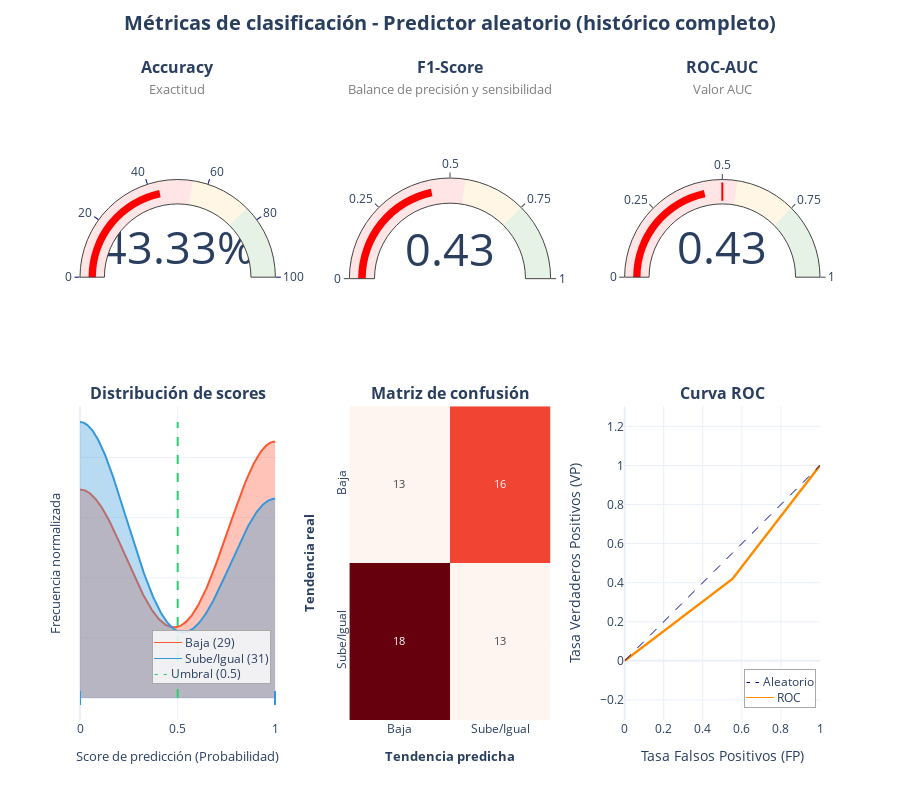

Notebook code cell kept with this figure:
### Code cell
# Enfoque 1: Usar todo el histórico para el predictor aleatorio
print("\nEnfoque 1: Predictor basado en todo el histórico")
proporcion_sube_completo = train_data['Trend'].mean() 
print(f" - Proporción de días que sube o se mantiene el precio: {proporcion_sube_completo:.3f}") 
print(f" - Proporción de días que baja el precio: {1-proporcion_sube_completo:.3f}\n") 

# Crear predicciones aleatorias basadas en todo el histórico
predicciones_aleatorias_completo = np.random.choice(
    [0, 1], 
    size=len(test_data), 
    p=[1-proporcion_sube_completo, proporcion_sube_completo]
)

# Imprimir resultados del enfoque 1
printMetricsClassification(y_test, predicciones_aleatorias_completo, "Predictor aleatorio (histórico completo)")

### Figure 1 — Plotly figure (JSON) as saved in the notebook; plotly's stock layout.template omitted (floating-point values rounded to 4 significant figures; data arrays with more than 128 entries replaced by an {"elided": "..."} marker saying what was removed)
{"data": [{"domain": {"x": [0, 0.264], "y": [0.586, 1]}, "gauge": {"axis": {"range": [0, 100], "tickcolor": "darkblue", "tickwidth": 1}, "bar": {"color": "red", "thickness": 0.3}, "bgcolor": "white", "steps": [{"color": "rgba(255, 0, 0, 0.1)", "range": [0, 55]}, {"color": "rgba(255, 165, 0, 0.1)", "range": [55, 75]}, {"color": "rgba(0, 128, 0, 0.1)", "range": [75, 100]}]}, "mode": "gauge+number", "number": {"font": {"size": 45}, "suffix": "%", "valueformat": ".2f"}, "type": "indicator", "value": 43.33}, {"domain": {"x": [0.364, 0.636], "y": [0.586, 1]}, "gauge": {"axis": {"range": [0, 1], "tickvals": [0, 0.25, 0.5, 0.75, 1], "tickwidth": 1}, "bar": {"color": "red", "thickness": 0.3}, "bgcolor": "white", "steps": [{"color": "rgba(255, 0, 0, 0.1)", "range": [0, 0.55]}, {"color": "rgba(255, 165, 0, 0.1)", "range": [0.55, 0.75]}, {"color": "rgba(0, 128, 0, 0.1)", "range": [0.75, 1]}]}, "mode": "gauge+number", "number": {"font": {"color": "#2A3F5F", "size": 45}, "valueformat": ".2f"}, "type": "indicator", "value": 0.4333}, {"domain": {"x": [0.736, 1], "y": [0.586, 1]}, "gauge": {"axis": {"range": [0, 1], "tickvals": [0, 0.25, 0.5, 0.75, 1], "tickwidth": 1}, "bar": {"color": "red", "thickness": 0.3}, "bgcolor": "white", "steps": [{"color": "rgba(255, 0, 0, 0.1)", "range": [0, 0.55]}, {"color": "rgba(255, 165, 0, 0.1)", "range": [0.55, 0.75]}, {"color": "rgba(0, 128, 0, 0.1)", "range": [0.75, 1]}], "threshold": {"line": {"color": "red", "width": 2}, "thickness": 0.75, "value": 0.5}}, "mode": "gauge+number", "number": {"font": {"size": 45}, "valueformat": ".2f"}, "type": "indicator", "value": 0.4338}, {"fill": "tozeroy", "fillcolor": "rgba(255, 87, 51, 0.35)", "hovertemplate": "<b>Baja</b><br>F.Normalizada: %{y:.2f}<extra></extra>", "line": {"color": "#FF5733", "width": 2}, "mode": "lines", "name": "Baja", "type": "scatter", "x": {"elided": "500 float values"}, "xaxis": "x", "y": {"elided": "500 float values"}, "yaxis": "y"}, {"fill": "tozeroy", "fillcolor": "rgba(52, 152, 219, 0.35)", "hovertemplate": "<b>Sube/Igual</b><br>F.Normalizada: %{y:.2f}<extra></extra>", "line": {"color": "#3498DB", "width": 2}, "mode": "lines", "name": "Sube/Igual", "type": "scatter", "x": {"elided": "500 float values"}, "xaxis": "x", "y": {"elided": "500 float values"}, "yaxis": "y"}, {"hoverinfo": "skip", "marker": {"color": "#FF5733", "line": {"width": 2}, "size": 10, "symbol": "line-ns-open"}, "mode": "markers", "name": "Baja Points", "type": "scatter", "x": [1, 0, 1, 0, 1, 0, 1, 0, 1, 1, 1, 0, 0, 1, 1, 0, 1, 1, 1, 1, 1, 0, 0, 0, 0, 0, 0, 1, 1], "xaxis": "x", "y": [0, 0, 0, 0, 0, 0, 0, 0, 0, 0, 0, 0, 0, 0, 0, 0, 0, 0, 0, 0, 0, 0, 0, 0, 0, 0, 0, 0, 0], "yaxis": "y"}, {"hoverinfo": "skip", "marker": {"color": "#3498DB", "line": {"width": 2}, "size": 10, "symbol": "line-ns-open"}, "mode": "markers", "name": "Sube/Igual Points", "type": "scatter", "x": [1, 0, 0, 1, 0, 1, 0, 1, 0, 0, 0, 0, 1, 1, 0, 1, 1, 0, 0, 1, 0, 0, 1, 0, 0, 1, 1, 0, 1, 0, 0], "xaxis": "x", "y": [0, 0, 0, 0, 0, 0, 0, 0, 0, 0, 0, 0, 0, 0, 0, 0, 0, 0, 0, 0, 0, 0, 0, 0, 0, 0, 0, 0, 0, 0, 0], "yaxis": "y"}, {"colorscale": [[0, "rgb(255,245,240)"], [0.125, "rgb(254,224,210)"], [0.25, "rgb(252,187,161)"], [0.375, "rgb(252,146,114)"], [0.5, "rgb(251,106,74)"], [0.625, "rgb(239,59,44)"], [0.75, "rgb(203,24,29)"], [0.875, "rgb(165,15,21)"], [1, "rgb(103,0,13)"]], "hoverinfo": "skip", "showscale": false, "text": [[13, 16], [18, 13]], "textfont": {"size": 11}, "texttemplate": "%{text}", "type": "heatmap", "x": ["Baja", "Sube/Igual"], "xaxis": "x2", "y": ["Baja", "Sube/Igual"], "yaxis": "y2", "z": [[13, 16], [18, 13]]}, {"hovertemplate": "FP: %{x:.2f}<br>VP: %{y:.2f}<extra></extra>", "line": {"color": "darkorange", "width": 2.5}, "mode": "lines", "name": "ROC (AUC=0.43)", "type": "scatter", "x": [0, 0.5517, 1], "xaxis": "x3", "y": [0, 0.4194, 1], "yaxis": "y3"}, {"hoverinfo": "skip", "line": {"color": "navy", "dash": "dash", "width": 1}, "mode": "lines", "name": "Aleatorio", "type": "scatter", "x": [0, 1], "xaxis": "x3", "y": [0, 1], "yaxis": "y3"}], "layout": {"annotations": [{"font": {"size": 16}, "showarrow": false, "text": "<span style='font-size:16'><b>Accuracy</b></span><br><span style='font-size:13;color:gray'>Exactitud</span>", "x": 0.132, "xanchor": "center", "xref": "paper", "y": 1, "yanchor": "bottom", "yref": "paper"}, {"font": {"size": 16}, "showarrow": false, "text": "<span style='font-size:16'><b>F1-Score</b></span><br><span style='font-size:13;color:gray'>Balance de precisión y sensibilidad</span>", "x": 0.5, "xanchor": "center", "xref": "paper", "y": 1, "yanchor": "bottom", "yref": "paper"}, {"font": {"size": 16}, "showarrow": false, "text": "<span style='font-size:16'><b>ROC-AUC</b></span><br><span style='font-size:13;color:gray'>Valor AUC</span>", "x": 0.868, "xanchor": "center", "xref": "paper", "y": 1, "yanchor": "bottom", "yref": "paper"}, {"font": {"size": 16}, "showarrow": false, "text": "<span style='font-size:16'><b>Distribución de scores</b></span>", "x": 0.132, "xanchor": "center", "xref": "paper", "y": 0.506, "yanchor": "bottom", "yref": "paper"}, {"font": {"size": 16}, "showarrow": false, "text": "<span style='font-size:16'><b>Matriz de confusión</b></span>", "x": 0.5, "xanchor": "center", "xref": "paper", "y": 0.506, "yanchor": "bottom", "yref": "paper"}, {"font": {"size": 16}, "showarrow": false, "text": "<span style='font-size:16'><b>Curva ROC</b></span>", "x": 0.868, "xanchor": "center", "xref": "paper", "y": 0.506, "yanchor": "bottom", "yref": "paper"}, {"align": "left", "bgcolor": "rgba(255,255,255,0.8)", "bordercolor": "darkgrey", "borderwidth": 1, "showarrow": false, "text": "<span style='color:#FF5733; font-size:1.2em;'>──</span> Baja (29)<br><span style='color:#3498DB; font-size:1.2em;'>──</span> Sube/Igual (31)<br><span style='color:#2ECC71; font-size:1.2em;'>- -</span> Umbral (0.5)", "x": 0.98, "xanchor": "right", "xref": "x domain", "y": 0.2, "yanchor": "middle", "yref": "y domain"}, {"align": "left", "bgcolor": "rgba(255,255,255,0.8)", "bordercolor": "darkgrey", "borderwidth": 1, "showarrow": false, "text": "<span style='color:navy; font-size:1.2em;'>- -</span> Aleatorio<br><span style='color:darkorange; font-size:1.2em;'>──</span> ROC", "x": 0.98, "xanchor": "right", "xref": "x3 domain", "y": 0.1, "yanchor": "middle", "yref": "y3 domain"}], "height": 800, "hovermode": "x unified", "shapes": [{"line": {"color": "#2ECC71", "dash": "dash", "width": 2}, "type": "line", "x0": 0.5, "x1": 0.5, "xref": "x", "y0": 0, "y1": 0.918, "yref": "y"}], "showlegend": false, "title": {"font": {"size": 20}, "text": "<b>Métricas de clasificación - Predictor aleatorio (histórico completo)</b>", "x": 0.5, "y": 0.98}, "xaxis": {"anchor": "y", "domain": [0, 0.264], "range": [0, 1], "title": {"font": {"size": 13}, "text": "Score de predicción (Probabilidad)"}}, "xaxis2": {"anchor": "y2", "domain": [0.364, 0.636], "title": {"font": {"size": 13}, "text": "<b>Tendencia predicha</b>"}}, "xaxis3": {"anchor": "y3", "domain": [0.736, 1], "dtick": 0.2, "range": [0, 1], "title": {"text": "Tasa Falsos Positivos (FP)"}}, "yaxis": {"anchor": "x", "domain": [0, 0.506], "showticklabels": false, "title": {"font": {"size": 13}, "text": "Frecuencia normalizada"}}, "yaxis2": {"anchor": "x2", "autorange": "reversed", "domain": [0, 0.506], "tickangle": -90, "title": {"font": {"size": 13}, "text": "<b>Tendencia real</b>"}}, "yaxis3": {"anchor": "x3", "domain": [0, 0.506], "dtick": 0.2, "range": [0, 1], "scaleanchor": "x3", "scaleratio": 1, "title": {"text": "Tasa Verdaderos Positivos (VP)"}}}}
